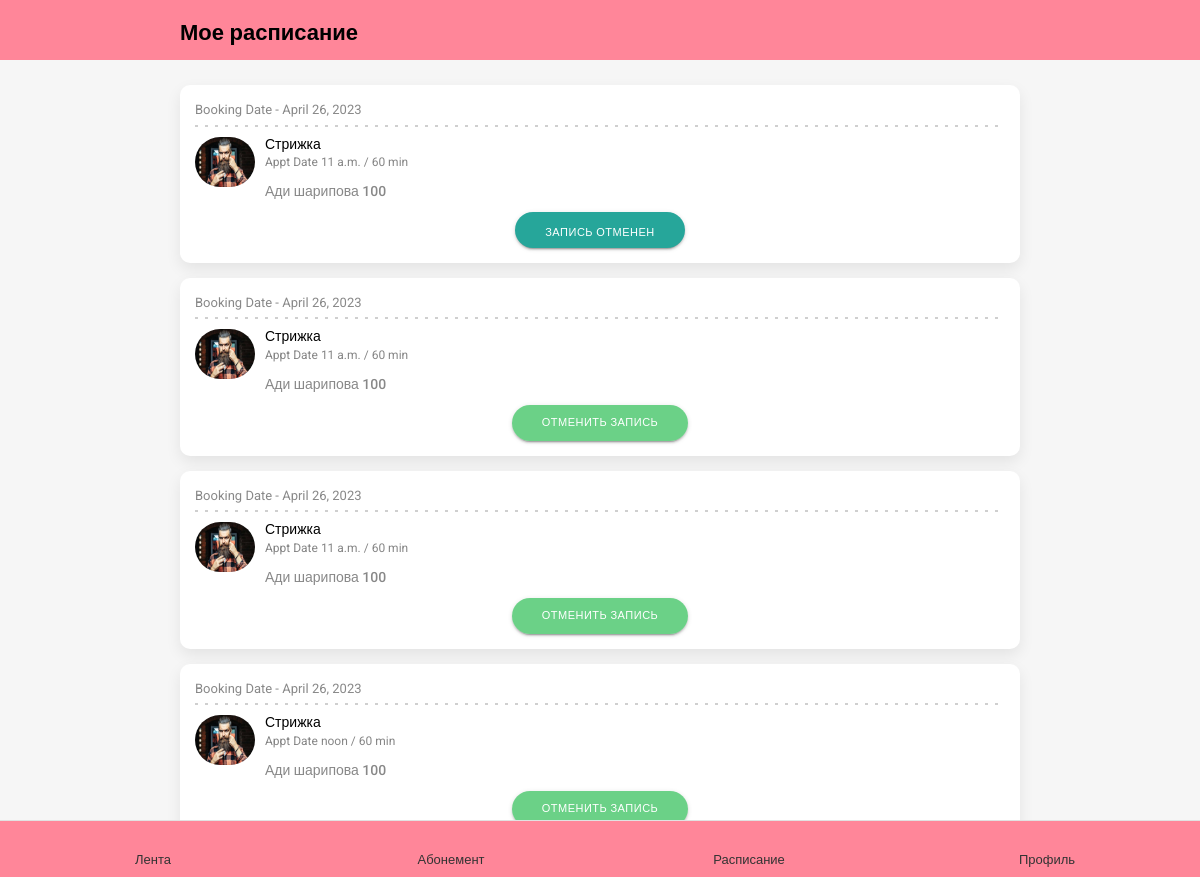
/main/procedure/my/schedule/list (signed in), run on an earlier commit of the app's database.
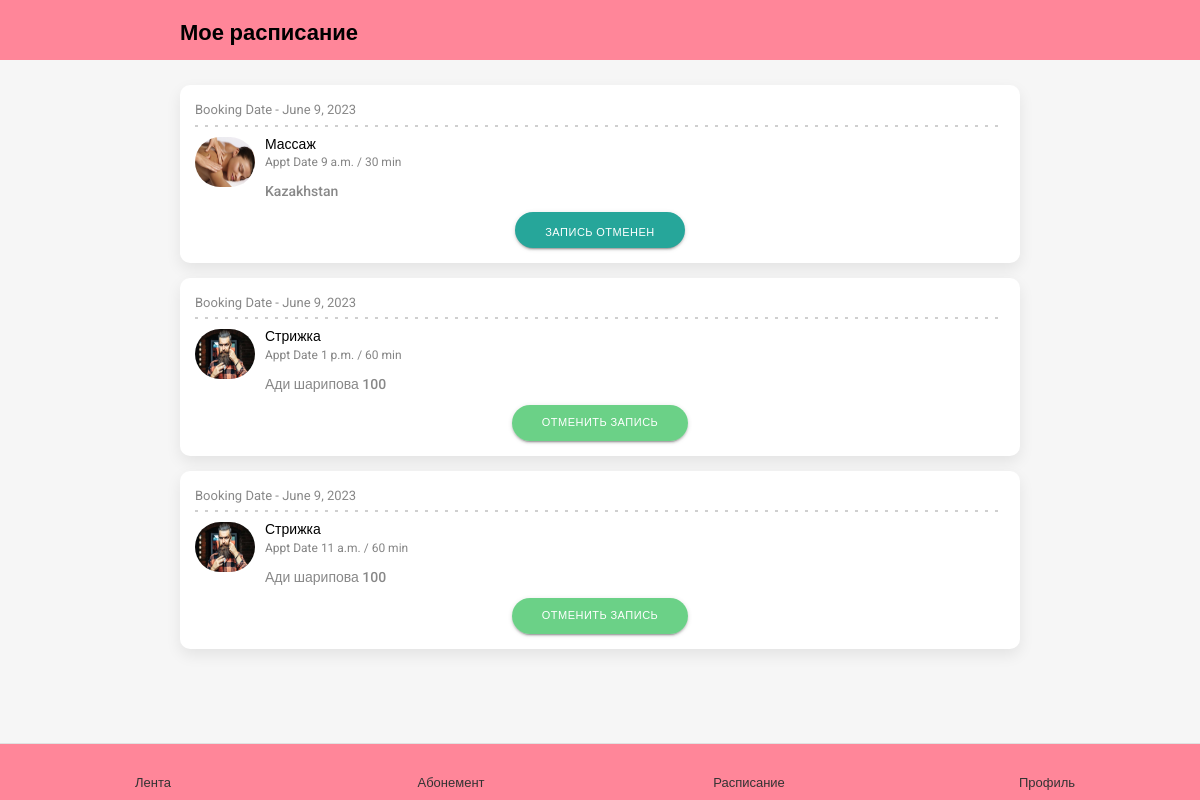
And on a later commit of the database.
### main_app/models.py (models this page shows, shortened)
class Record(models.Model):
    schedule = models.ForeignKey(Schedule, on_delete=models.CASCADE)
    user = models.ForeignKey(settings.AUTH_USER_MODEL, on_delete=models.CASCADE)
    is_canceled = models.BooleanField(default=False)

class Schedule(models.Model):
    date = models.DateField()
    time = models.TimeField()
    procedure = models.ForeignKey(Procedure, on_delete=models.CASCADE)
    places_left = models.IntegerField()

class Procedure(models.Model):
    title = models.CharField(max_length=100)
    img = models.ImageField(upload_to='images')
    description = models.TextField()
    category = models.ForeignKey(ProcedureCategory, on_delete=models.CASCADE)
    address = models.CharField(max_length=100)
    phone_number = models.CharField(max_length=100)
    duration = models.IntegerField()
    limit = models.IntegerField()

### main_app/views.py (the view)
# urls.py: path('procedure/my/schedule/list', views.MyScheduleView.as_view(),
class MyScheduleView(TemplateResponseMixin, View):
    template_name = 'my_schedule.html'
    def get(self, request, *args, **kwargs):
        records = Record.objects.filter(user=request.user)
        return self.render_to_response({
            'records': records
            })

### templates/my_schedule.html (shortened to what this page needs)
{% extends 'base.html' %}
{% load static %}
{% load widget_tweaks %}
{% block content %}
<div class="main-wrapper">
	<div class="navbar">
		<div class="container">
			<div class="panel-control-left">
				<a href="faq.html#" data-activates="slide-out-left" class="sidenav-control-left">
					<div class="site-title">
						<h1>Мое расписание</h1>
					</div>
				</a>
			</div>
			<div class="panel-control-right">
				<a href="faq.html#" data-activates="slide-out-right" class="sidenav-control-right">
					<i class="fa fa-sign-out" aria-hidden="true"></i>
				</a>
			</div>
		</div>
	</div>
	<div class="cart-section section-gap-top-30" style="margin-top: 80px">
	    <div class="container">
	    	<div class="patient-appointments-col">
	    		{% for record in records %}
	    		<div class="patient-widget">
	    			<div class="patient-top-details">
	    				<div>
	    					<span class="invoice-id">Booking Date - {{record.schedule.date}}</span>
	    				</div>
	    			</div>
	    			<div class="invoice-widget">
	    				<div class="pat-info-left">
	    					<div class="patient-img">
	    						<a href="#">
	    							<img src="{{record.schedule.procedure.img.url}}" class="img-fluid" alt="User Image" style="width: 100%; height: 50px">
	    						</a>
	    					</div>
	    					<div class="pat-info-cont">
	    						<h4 class="pat-name"><a href="#">{{record.schedule.procedure.title}}</a></h4>
	    						<div class="patient-details-col">
	    							<span class="">Appt Date {{record.schedule.time}} / {{record.schedule.procedure.duration}} min</span>
	    						</div>
	    						<div class="hour-col">
	    							<div>
	    								<span class="hours">{{record.schedule.procedure.address}}</span>
	    							</div>
	    						</div>
	    					</div>
	    				</div>
	    			</div>
	    			<div class="status-col">
	    				{% if record.is_canceled %}
	    					<a href="#" class="btn view-eye"><i><img src="assets/img/icon-awesome-eye.svg" alt=""></i>запись отменен</a>
						{% else %}
							<form action="{% url 'main:record_cancel' record.id %}" method="post">
								<input type="submit" value="отменить запись" class="btn success">
							</form>
						{% endif %}
	    			</div>
	    		</div>
	    		{% endfor %}
	    	</div>
	    </div>
	</div>
</div>
{% endblock %}

### templates/base.html (shortened to what this page needs)
{% load static %}
<!doctype html>
<!DOCTYPE html>
<html lang="en">
<head>
	<link rel="stylesheet" href="{% static 'css/font-awesome.min.css' %}">
	<link rel="stylesheet" href="{% static 'css/materialize.min.css' %}">
	<link rel="stylesheet" href="{% static 'css/slick.css' %}">
	<link rel="stylesheet" href="{% static 'css/slick-theme.css' %}">
	<link rel="stylesheet" href="{% static 'css/owl.carousel.css' %}">
	<link rel="stylesheet" href="{% static 'css/owl.theme.css' %}">
	<link rel="stylesheet" href="{% static 'css/owl.transitions.css' %}">
	<link rel="stylesheet" href="{% static 'css/style.css' %}">
	<link rel="stylesheet" href="{% static 'css/main.css' %}">
</head>
<body>
	{% block content %}
	{% endblock %}
	<div class="appBottomMenu">
        <a class="item" href="{% url 'main:procedure_category' %}">
        	<i class="fa fa-home d-block" aria-hidden="true"></i><span class="d-block">Лента</span></a>
		<a class="item" href="{% url 'main:substruction' %}">
			<i class="fa fa-credit-card d-block" aria-hidden="true"></i><span class="d-block">Абонемент</span></a>
		<a class="item" href="{% url 'main:my_schedule' %}">
			<i class="fa fa-calendar d-block" aria-hidden="true"></i><span class="d-block">Расписание</span></a>
		<a class="item" href="{% url 'main:profile' %}">
			<i class="fa fa-user d-block" aria-hidden="true"></i><span class="d-block">Профиль</span></a>
    </div>
</body>
</html>

### static/css/style.css (style rules this page uses)
*,*:before,*:after { -webkit-box-sizing:border-box;-moz-box-sizing:border-box;box-sizing:border-box }
body { margin:0;padding:0;background:#fff;color:#888;font-family:'Roboto', sans-serif;font-size:13px }
h1,h2,h3,h4,h5,h6 { padding:0;margin:0;color:#343434;font-family:'Roboto', sans-serif }
h1 { font-size:36px }
h4 { font-size:26px }
a { color:#333 }
.navbar { width:100%;height:60px;padding:15px 0;z-index:9;background:#FF8699;position:fixed;top:0;left:0;right:0;text-align:center }
.site-title { display:inline-block; }
.site-title h1 { font-size:22px;padding:0;margin:0;font-weight:700;color:#000;position:relative;top:3px }
.navbar i { color:#000 }
.panel-control-left { float:left;font-size:20px }
.panel-control-right { float:right;font-size:20px }
.panel-control-right .sidenav-control-right i { right:-8px;position:relative; }

### static/css/main.css (style rules this page uses)
.appBottomMenu { min-height: 56px; position: fixed; z-index: 999; bottom: 0; left: 0; right: 0; background: #FF8699; display: flex; align-items: center; justify-content: center; border-top: 1px solid #E1E1E1; padding-left: 4px; padding-right: 4px; padding-bottom: env(safe-area-inset-bottom); }
.appBottomMenu .item { letter-spacing: 0; text-align: center; width: 100%; height: 56px; line-height: 1.2em; display: flex; align-items: center; justify-content: center; position: relative; display: flex; flex-direction: column; }
.d-block { display: block; }
.appBottomMenu .item i { font-size: 21px }
.section-gap-top-30 { margin-top: 30px; }
.patient-appointments-col { padding-top: 5px; padding-bottom: 20px; }
.patient-widget { background-color: #fff; padding: 15px; box-shadow: 0px 6px 15px #00000014; border-radius: 10px; margin-bottom: 15px }
.patient-top-details { display: inline-block; width: 100%; background-image: linear-gradient(to right, #CFCFCF 33%, rgba(245,245,245,0) 0%); background-image: -webkit-linear-gradient(to right, #CFCFCF 33%, rgba(245,245,245,0) 0%); background-position: bottom; background-size: 10px 2px; background-repeat: repeat-x; padding-bottom: 7px; margin-bottom: 10px; display: flex; display: -webkit-flex; justify-content: space-between; -webkit-justify-content: space-between; }
.invoice-id { font-size: 13px; }
.invoice-widget { display: flex; display: -webkit-flex; align-items: center; -webkit-align-items: center; }
.patient-appointments-col .pat-info-left { width: 100%; }
.pat-info-left { display: -webkit-box; display: -ms-flexbox; display: flex; }
.patient-img { -ms-flex: 0 0 60px; flex: 0 0 60px; margin-right: 10px; width: 60px; display: flex; -webkit-display: flex; }
.pat-info-cont { flex: 0 0 calc(100% - 70px); max-width: calc(100% - 70px); }
.patient-widget .pat-name { font-size: 14px; margin-bottom: 1px; color: #000; font-weight: 400; }
.patient-widget .pat-name a { color: #000; }
.patient-details-col { display: flex; display: -webkit-flex; justify-content: space-between; -webkit-justify-content: space-between; font-size: 12px; color: #858585; }
.hour-col { display: flex; display: -webkit-flex; justify-content: space-between; -webkit-justify-content: space-between; font-size: 14px; padding-top: 10px; }
.hour-col span.hours { font-weight: 500; }
.status-col { display: flex; display: -webkit-flex; justify-content: center; -webkit-justify-content: center; flex-wrap: wrap; -webkit-flex-wrap: wrap; margin-top: 10px; }
.status-col .btn { font-size: 11px; display: inline-block; border-radius: 50px; color: #fff; min-width: 78px; text-align: center; }
.success { background-color: rgba(29, 185, 71, 0.65); }
.patient-img img { border-radius: 50px; }

### templates/my_schedule.html (style rules this page uses)
body { background-color: #f6f6f6 }

What changed in the data, as far as the page shows it:
removed Record: schedule "April 26, 2023", schedule.procedure.img (picture), schedule.procedure "Стрижка", schedule.time "11 a.m.", schedule.procedure.duration "60", schedule.procedure.address "Ади шарипова 100", is_canceled "ЗАПИСЬ ОТМЕНЕН"
removed Record: schedule "April 26, 2023", schedule.procedure.img (picture), schedule.procedure "Стрижка", schedule.time "11 a.m.", schedule.procedure.duration "60", schedule.procedure.address "Ади шарипова 100"
removed Record: schedule "April 26, 2023", schedule.procedure.img (picture), schedule.procedure "Стрижка", schedule.time "11 a.m.", schedule.procedure.duration "60", schedule.procedure.address "Ади шарипова 100"
removed Record: schedule "April 26, 2023", schedule.procedure.img (picture), schedule.procedure "Стрижка", schedule.time "noon", schedule.procedure.duration "60", schedule.procedure.address "Ади шарипова 100"
added Record: schedule "June 9, 2023", schedule.procedure.img (picture), schedule.procedure "Массаж", schedule.time "9 a.m.", schedule.procedure.duration "30", schedule.procedure.address "Kazakhstan", is_canceled "ЗАПИСЬ ОТМЕНЕН"
added Record: schedule "June 9, 2023", schedule.procedure.img (picture), schedule.procedure "Стрижка", schedule.time "1 p.m.", schedule.procedure.duration "60", schedule.procedure.address "Ади шарипова 100"
added Record: schedule "June 9, 2023", schedule.procedure.img (picture), schedule.procedure "Стрижка", schedule.time "11 a.m.", schedule.procedure.duration "60", schedule.procedure.address "Ади шарипова 100"
